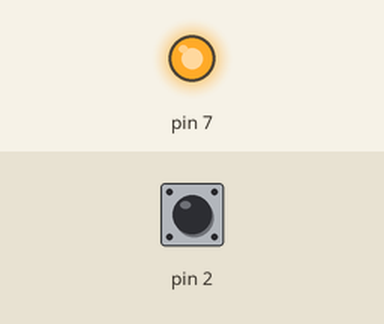
A sketch run on a simulated Arduino Uno, built with avr-gcc and run on an emulated ATmega328P. Parts: output pins drawn as LEDs (lit = HIGH). Inputs (shaded band) come from the test bench; at power-on: pin 2 HIGH.

Above: at 1.2 s.
1.3 s: pin 2 pulled LOW for 0.15 s
At 1.37 s:
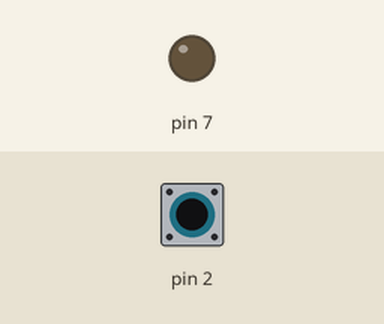
2.9 s: pin 2 pulled LOW for 3.2 s
At 6.9 s:
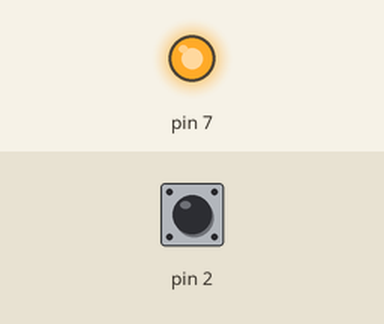
Timing chart, 0 to 8.4 s (numbered marks = the images above; inputs shaded):
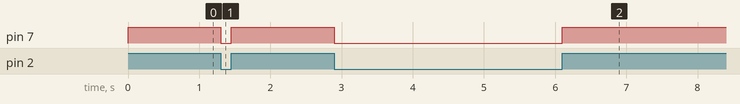

Measured:
- after the input at 1.3 s, pin 7: HIGH → LOW at once, → HIGH 0.15 s later
- after the input at 2.9 s, pin 7: HIGH → LOW at once, → HIGH 3.2 s later

The sketch:

LEDwithpushbutton.ino
```cpp
int buttonState =0;
void setup() {
  // put your setup code here, to run once:
pinMode (2, INPUT_PULLUP);
pinMode (7, OUTPUT);
}

void loop() {
  // put your main code here, to run repeatedly:
 buttonState =digitalRead(2);
if (buttonState == HIGH){
  digitalWrite(7, HIGH);
}
else{
  digitalWrite(7, LOW);
  }
}
```
